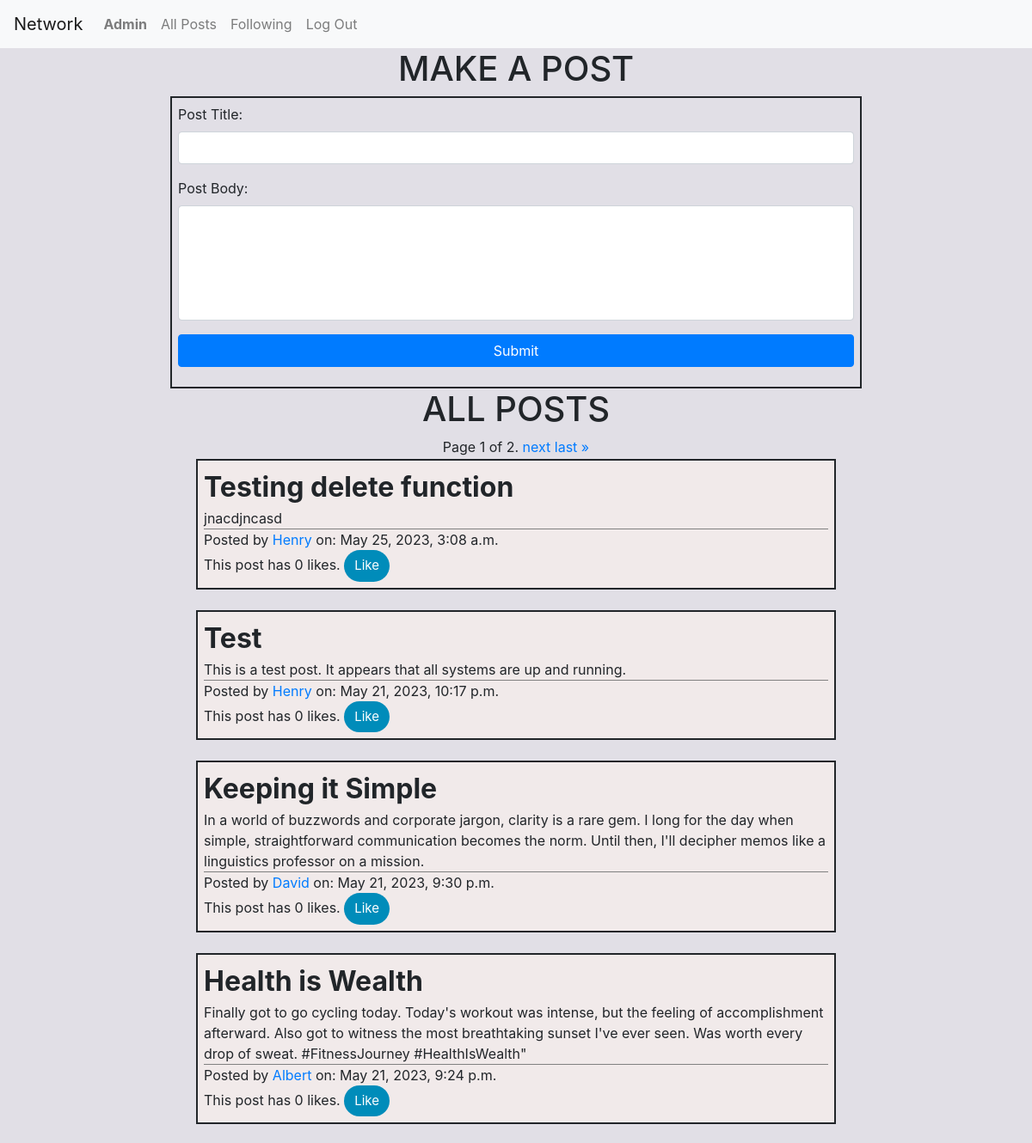
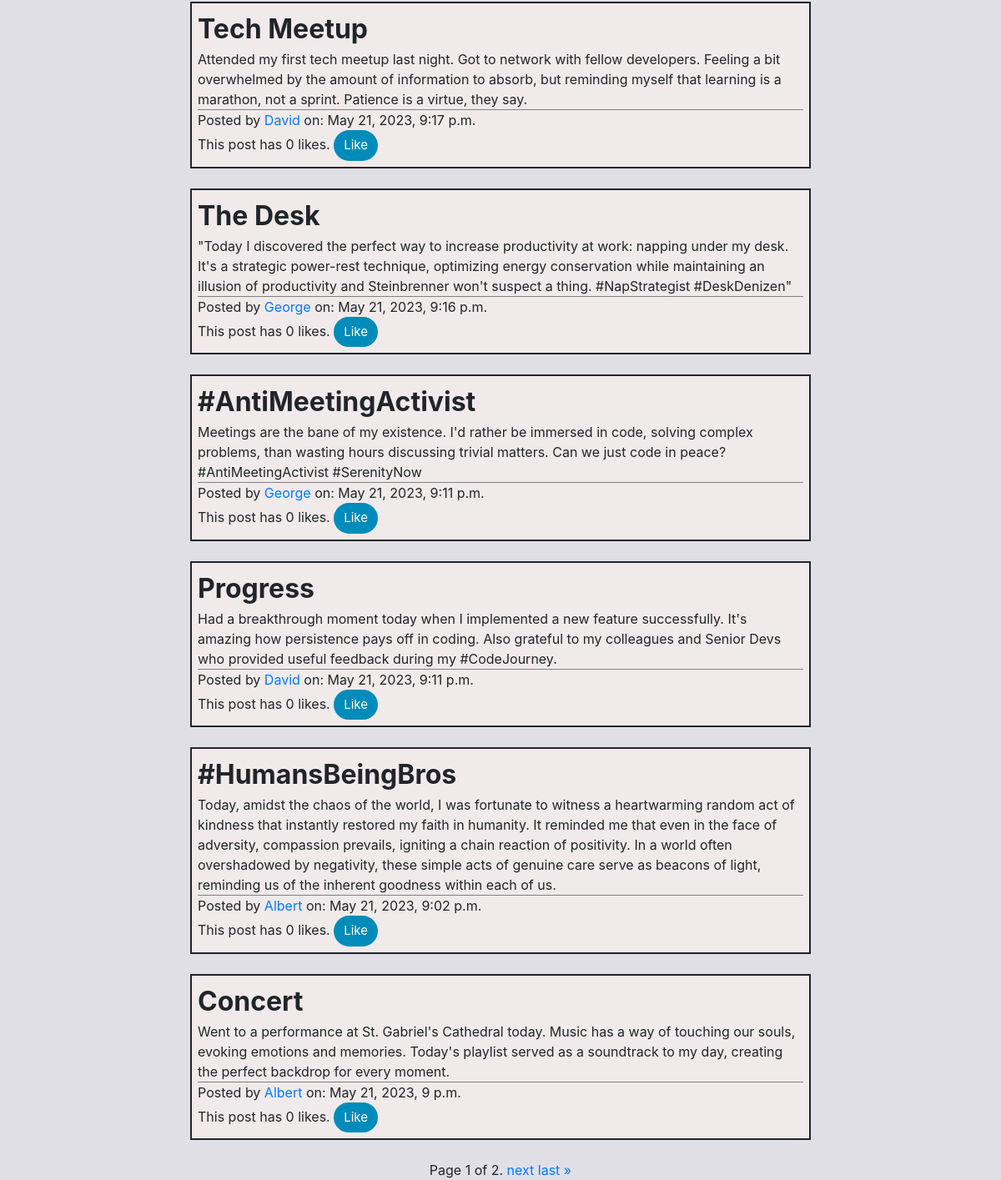
/ (signed in), run on the app's committed database (2 pictures, top to bottom).
### network/models.py (models this page shows, shortened)
class User(AbstractUser):
    pass

class Post(models.Model):
    id = models.AutoField(primary_key=True)
    postTitle =  models.CharField(max_length=64)
    postBody = models.TextField()
    postTime = models.DateTimeField(default=datetime.now, blank=True)
    postAuthor = models.ForeignKey(User, on_delete = models.CASCADE, related_name="user")
    likes = models.IntegerField(default=0)

### network/views.py (the view, shortened to what this page needs)
# urls.py: path("", views.index, name="index"),
def index(request):
    newPostForm = NewPostForm()
    allPosts = Post.objects.all().order_by("-postTime")
    paginator = Paginator(allPosts, 10)  # show 10 posts per page
    page_number = request.GET.get("page")
    page_obj = paginator.get_page(page_number)
    if request.user.is_authenticated:
        posts_liked_by_user = (
            LikedPost.objects.all().filter(liker=request.user)
            .values_list("post", flat=True))
    else:
        posts_liked_by_user = None
    return render(
        request,
        "network/index.html",
        {"form": newPostForm, "page_obj": page_obj, "likedList": posts_liked_by_user},
    )

### network/forms.py
class NewPostForm(forms.ModelForm):
    class Meta:
        model = Post
        fields = ["postTitle", "postBody"]
        labels = {
            "postTitle": _("Post Title"),
            "postBody": _("Post Body")
        }
        widgets = {
            'postTitle' : forms.TextInput(attrs={'class' : 'form-control'}),
            'postBody' : forms.Textarea(attrs={'class' : 'form-control', "rows" : "5", "style" : "resize: none;", "maxlength": "500"})
        }

### network/templates/network/index.html (shortened to what this page needs)
{% extends "network/layout.html" %}
{% load static %}
{% block body %}
{% if user.is_authenticated %}
<h1>MAKE A POST</h1>
<div id="form-container">
<div class="form-group">
<form id="create-post" action="#" enctype="multipart/form-data" method="post">
    {{form.as_p}}
    <div class="d-grid gap-2">
    <input class="btn btn-primary btn-block" type="submit" value="Submit">
    </div>
</form>
</div>
</div>
{% endif %}
<h1>ALL POSTS</h1>
<div class="page-navigation">
    <span class="current">
        Page {{ page_obj.number }} of {{ page_obj.paginator.num_pages }}.
    </span>
    {% if page_obj.has_next %}
        <a href="?page={{ page_obj.next_page_number }}">next</a>
        <a href="?page={{ page_obj.paginator.num_pages }}">last &raquo;</a>
    {% endif %}
</div>
{% for post in page_obj %}
{% include "singlepost.html" %}
{% endfor %}
<div class="page-navigation">
    <span class="current">
        Page {{ page_obj.number }} of {{ page_obj.paginator.num_pages }}.
    </span>
    {% if page_obj.has_next %}
        <a href="?page={{ page_obj.next_page_number }}">next</a>
        <a href="?page={{ page_obj.paginator.num_pages }}">last &raquo;</a>
    {% endif %}
</div>
{% endblock %}

### network/templates/network/layout.html (shortened to what this page needs)
{% load static %}
<!DOCTYPE html>
<html lang="en">
    <head>
        <link rel="stylesheet" href="https://stackpath.bootstrapcdn.com/bootstrap/4.4.1/css/bootstrap.min.css">
        <link href="{% static 'network/styles.css' %}" rel="stylesheet">
    </head>
    <body style="background-color: #e1dfe6;">
        <nav class="navbar navbar-expand-lg navbar-light bg-light">
            <a class="navbar-brand" href="#">Network</a>
            <div>
              <ul class="navbar-nav mr-auto">
                {% if user.is_authenticated %}
                    <li class="nav-item">
                        <a class="nav-link" href="{% url 'profile' user.username %}"><strong>{{ user.username }}</strong></a>
                    </li>
                {% endif %}
                <li class="nav-item">
                  <a class="nav-link" href="{% url 'index' %}">All Posts</a>
                </li>
                {% if user.is_authenticated %}
                    <li class="nav-item">
                        <a class="nav-link" href="{% url 'following' %}">Following</a>
                    </li>
                    <li class="nav-item">
                        <a class="nav-link" href="{% url 'logout' %}">Log Out</a>
                    </li>
                {% endif %}
              </ul>
            </div>
          </nav>
        <div class="body">
            {% block body %}
            {% endblock %}
        </div>
    </body>
</html>

### network/templates/singlepost.html (shortened to what this page needs)
{% load static %}
<div class="post-container" id="post-container-{{post.id}}">
    <div class="post-title">{{ post.postTitle }}
    </div>
    <div id="post-body-{{post.id}}"> {{ post.postBody }} </div>
    <div class="post-byline">
    Posted by <a href="{% url 'profile' post.postAuthor  %}">{{ post.postAuthor }}</a> on: {{ post.postTime }}
    </div>
    <div id="likes-{{post.id}}">
    This post has <span id="nlikes-{{post.id}}">{{post.likes}}</span> likes.
    {% if user != post.postAuthor and user.is_authenticated%}
    <button id="like-button-{{post.id}}" class="like-button" onLoad="get_like_button_state('{{post.id}}')" onClick="like('{{post.id}}')">
        {% if post.id in likedList %}
        Unlike
        {% else %}
        Like
        {% endif %}
    </button>
    {% endif %}
    </div>
    </div>

### network/static/network/styles.css (style rules this page uses)
h1 { text-align: center; }
#form-container { border: 2px solid; margin: auto; margin-top: 7px; padding: 7px; width: 67%; }
.post-container { border: 2px solid; margin: auto; margin-top: 2px; margin-bottom: 24px; padding: 7px; width: 62%; background-color: rgb(241, 234, 234); }
.like-button { background-color: #008CBA; border: none; color: white; padding: 7px 12px; text-align: center; text-decoration: none; display: inline-block; font-size: 15px; border-radius: 22px; margin: auto; }
.post-title { font-size: 2pc; font-weight: bold; }
.post-byline { border-top: 1px solid grey; }
.page-navigation { text-align: center; }

### data on the page
User: username "Admin"
Post: postTitle "Testing delete function", postBody "jnacdjncasd", postAuthor "Henry", postTime "May 25, 2023, 3:08 a.m.", likes "0", shows "Like"
Post: postTitle "Test", postBody "This is a test post. It appears that all systems are up and running.", postAuthor "Henry", postTime "May 21, 2023, 10:17 p.m.", likes "0", shows "Like"
Post: postTitle "Keeping it Simple", postBody "In a world of buzzwords and corporate jargon, clarity is a rare gem. I long for the day when simple, straightforward communication becomes the norm. Until then, I'll decipher memos like a linguistics professor on a mission.", postAuthor "David", postTime "May 21, 2023, 9:30 p.m.", likes "0", shows "Like"
Post: postTitle "Health is Wealth", postBody "Finally got to go cycling today. Today's workout was intense, but the feeling of accomplishment afterward. Also got to witness the most breathtaking sunset I've ever seen. Was worth every drop of sweat. #FitnessJourney #HealthIsWealth\"", postAuthor "Albert", postTime "May 21, 2023, 9:24 p.m.", likes "0", shows "Like"
Post: postTitle "Tech Meetup", postBody "Attended my first tech meetup last night. Got to network with fellow developers. Feeling a bit overwhelmed by the amount of information to absorb, but reminding myself that learning is a marathon, not a sprint. Patience is a virtue, they say.", postAuthor "David", postTime "May 21, 2023, 9:17 p.m.", likes "0", shows "Like"
Post: postTitle "The Desk", postBody "\"Today I discovered the perfect way to increase productivity at work: napping under my desk. It's a strategic power-rest technique, optimizing energy conservation while maintaining an illusion of productivity and Steinbrenner won't suspect a thing. #NapStrategist #DeskDenizen\"", postAuthor "George", postTime "May 21, 2023, 9:16 p.m.", likes "0", shows "Like"
Post: postTitle "#AntiMeetingActivist", postBody "Meetings are the bane of my existence. I'd rather be immersed in code, solving complex problems, than wasting hours discussing trivial matters. Can we just code in peace? #AntiMeetingActivist #SerenityNow", postAuthor "George", postTime "May 21, 2023, 9:11 p.m.", likes "0", shows "Like"
Post: postTitle "Progress", postBody "Had a breakthrough moment today when I implemented a new feature successfully. It's amazing how persistence pays off in coding. Also grateful to my colleagues and Senior Devs who provided useful feedback during my #CodeJourney.", postAuthor "David", postTime "May 21, 2023, 9:11 p.m.", likes "0", shows "Like"
Post: postTitle "#HumansBeingBros", postBody "Today, amidst the chaos of the world, I was fortunate to witness a heartwarming random act of kindness that instantly restored my faith in humanity. It reminded me that even in the face of adversity, compassion prevails, igniting a chain reaction of positivity. In a world often overshadowed by negativity, these simple acts of genuine care serve as beacons of light, reminding us of the inherent goodness within each of us.", postAuthor "Albert", postTime "May 21, 2023, 9:02 p.m.", likes "0", shows "Like"
Post: postTitle "Concert", postBody "Went to a performance at St. Gabriel's Cathedral today. Music has a way of touching our souls, evoking emotions and memories. Today's playlist served as a soundtrack to my day, creating the perfect backdrop for every moment.", postAuthor "Albert", postTime "May 21, 2023, 9 p.m.", likes "0", shows "Like"

### other printed values
{{ page_obj.number }} "1"
{{ page_obj.paginator.num_pages }} "2"
